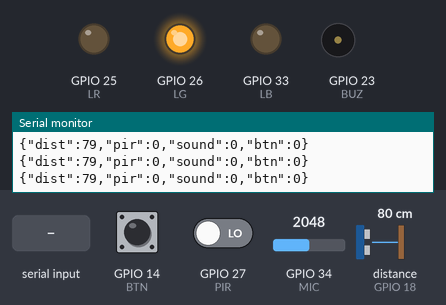
The sketch below on a simulated ESP32. Shown: output pins drawn as LEDs (lit = HIGH), buzzer (waves = sounding, pin HIGH), the last lines printed to the serial monitor. Wiring (inferred from the names in the program): ultrasonic range finder: trigger GPIO 5; echo GPIO 18. Dashed ring = blinking. The inputs (shaded band) are chosen by the test bench; at power-on: GPIO 14 (BTN) HIGH, GPIO 27 (PIR) LOW, GPIO 34 (MIC) = 2048, distance to the obstacle (sensor on GPIO 18) 80 cm. The echo pulse lasts 58.3 µs per cm; pins used as bus, display or sensor lines are not drawn.

Above: at 1.2 s.
1.3 s: "STATE:\n" received over Serial
At 2.5 s:
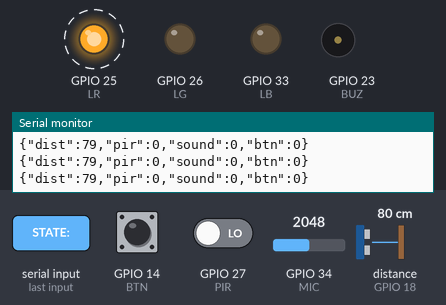
4.3 s: "BUZZ:90\n" received over Serial
At 4.63 s:
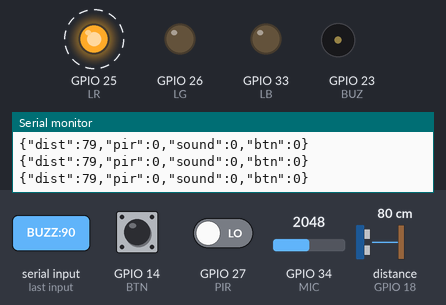
7.3 s: "BUZZ:90\n" received over Serial
At 7.84 s:
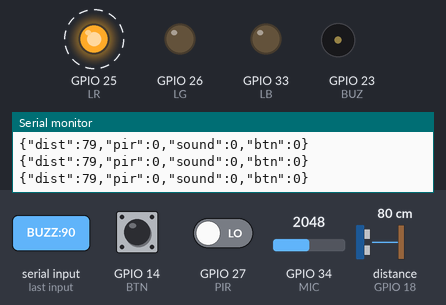
Timing chart, 0 to 16.3 s (numbered marks = the images above; inputs shaded):
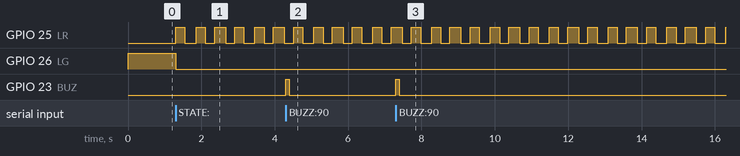

The sketch:

esp32_proctor_node.ino
```cpp
// ESP32 Desk Node for AI Smart Exam Proctoring
// Sends JSON sensor lines to PC over USB serial, receives STATE/BUZZ/SCORE commands.
//
// WIRING (ESP32 DevKit)
//  HC-SR04  TRIG -> GPIO 5    ECHO -> GPIO 18 (use 5V->3.3V divider: 1k + 2k)   VCC 5V, GND
//  PIR HC-SR501 OUT -> GPIO 27  VCC 5V, GND
//  Sound module (KY-037/MAX4466) AO -> GPIO 34 (ADC)  VCC 3.3V, GND
//  Push button (call invigilator) -> GPIO 14 and GND (INPUT_PULLUP)
//  RGB LED (common cathode) R -> GPIO 25, G -> GPIO 26, B -> GPIO 33 via 220 ohm each
//  Active buzzer + -> GPIO 23, - -> GND

#define TRIG 5
#define ECHO 18
#define PIR  27
#define MIC  34
#define BTN  14
#define LR   25
#define LG   26
#define LB   33
#define BUZ  23

String state = "OK";
unsigned long lastSend = 0, buzzUntil = 0, lastBlink = 0;
bool blinkOn = false;

void setLed(int r, int g, int b) {
  digitalWrite(LR, r); digitalWrite(LG, g); digitalWrite(LB, b);
}

int readDistanceCm() {
  digitalWrite(TRIG, LOW); delayMicroseconds(2);
  digitalWrite(TRIG, HIGH); delayMicroseconds(10);
  digitalWrite(TRIG, LOW);
  long d = pulseIn(ECHO, HIGH, 30000);
  if (d == 0) return 300;              // no echo = far / empty
  return (int)(d * 0.0343 / 2);
}

int readSoundPeak() {                  // peak-to-peak over 50 ms
  int mn = 4095, mx = 0;
  unsigned long t = millis();
  while (millis() - t < 50) {
    int v = analogRead(MIC);
    if (v < mn) mn = v; if (v > mx) mx = v;
  }
  return (mx - mn);
}

void handleCommand(String c) {
  c.trim();
  if (c.startsWith("STATE:")) state = c.substring(6);
  else if (c.startsWith("BUZZ:")) buzzUntil = millis() + c.substring(5).toInt();
}

void setup() {
  Serial.begin(115200);
  pinMode(TRIG, OUTPUT); pinMode(ECHO, INPUT); pinMode(PIR, INPUT);
  pinMode(BTN, INPUT_PULLUP);
  pinMode(LR, OUTPUT); pinMode(LG, OUTPUT); pinMode(LB, OUTPUT); pinMode(BUZ, OUTPUT);
  setLed(0, 0, 1);                     // blue = waiting for PC
}

void loop() {
  while (Serial.available()) {
    static String buf;
    char ch = Serial.read();
    if (ch == '\n') { handleCommand(buf); buf = ""; } else buf += ch;
  }

  if (millis() - lastSend >= 200) {
    lastSend = millis();
    Serial.printf("{\"dist\":%d,\"pir\":%d,\"sound\":%d,\"btn\":%d}\n",
                  readDistanceCm(), digitalRead(PIR), readSoundPeak(), !digitalRead(BTN));
  }

  if (state == "OK")        setLed(0, 1, 0);
  else if (state == "WARN") setLed(1, 1, 0);
  else {                                // CHEAT: fast red blink
    if (millis() - lastBlink > 250) { lastBlink = millis(); blinkOn = !blinkOn; }
    setLed(blinkOn, 0, 0);
  }
  digitalWrite(BUZ, millis() < buzzUntil ? HIGH : LOW);
}
```

Measured:
- after the input at 1.3 s, GPIO 25 (LR): alternates HIGH for 0.25 s and LOW for 0.25 s, starting at once; GPIO 26 (LG): HIGH → LOW at once
- after the input at 4.3 s, GPIO 23 (BUZ): LOW → HIGH at once, → LOW 0.09 s later
- after the input at 7.3 s, GPIO 23 (BUZ): LOW → HIGH at once, → LOW 0.09 s later
